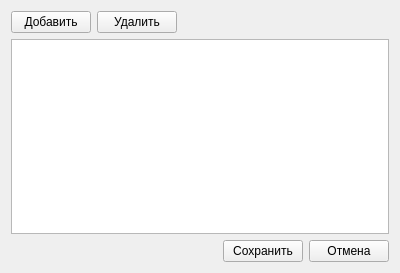
<?xml version="1.0" encoding="UTF-8"?>
<ui version="4.0">
 <class>ItemPage</class>
 <widget class="QWidget" name="ItemPage">
  <property name="geometry">
   <rect>
    <x>0</x>
    <y>0</y>
    <width>400</width>
    <height>273</height>
   </rect>
  </property>
  <property name="windowTitle">
   <string>Form</string>
  </property>
  <layout class="QVBoxLayout" name="verticalLayout">
   <item>
    <layout class="QHBoxLayout" name="horizontalLayout">
     <item>
      <widget class="QPushButton" name="addButton">
       <property name="text">
        <string>Добавить</string>
       </property>
      </widget>
     </item>
     <item>
      <widget class="QPushButton" name="removeButton">
       <property name="text">
        <string>Удалить</string>
       </property>
      </widget>
     </item>
     <item>
      <spacer name="horizontalSpacer">
       <property name="orientation">
        <enum>Qt::Horizontal</enum>
       </property>
       <property name="sizeHint" stdset="0">
        <size>
         <width>40</width>
         <height>20</height>
        </size>
       </property>
      </spacer>
     </item>
    </layout>
   </item>
   <item>
    <widget class="QTableView" name="tableView"/>
   </item>
   <item>
    <layout class="QHBoxLayout" name="horizontalLayout_2">
     <item>
      <spacer name="horizontalSpacer_2">
       <property name="orientation">
        <enum>Qt::Horizontal</enum>
       </property>
       <property name="sizeHint" stdset="0">
        <size>
         <width>40</width>
         <height>20</height>
        </size>
       </property>
      </spacer>
     </item>
     <item>
      <widget class="QPushButton" name="saveButton">
       <property name="text">
        <string>Сохранить</string>
       </property>
      </widget>
     </item>
     <item>
      <widget class="QPushButton" name="cancelButton">
       <property name="text">
        <string>Отмена</string>
       </property>
      </widget>
     </item>
    </layout>
   </item>
  </layout>
 </widget>
 <resources/>
 <connections/>
</ui>
